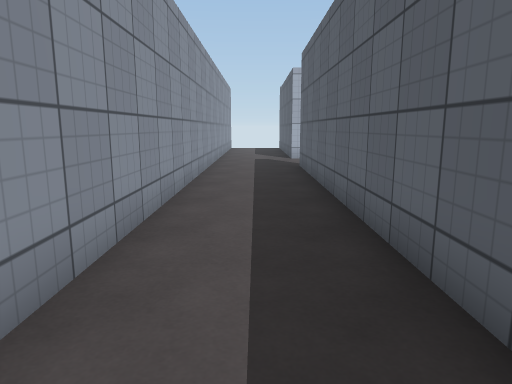
View 1 (above)

21 first-person views from a walk through a Unity game level. The camera is 1.3 m above the floor, tilts 10° down and sees 70° across. The floor is counted in squares, 1 m on a side. Each view is taken from the middle of a square. On the plan, view 1 faces up. The plan holds only what a view shows up to about 15 squares ahead; the rest is blank. The place goes on beyond the plan. The player character is not drawn. Surface patterns are stand-ins for the level's own textures.

View 2
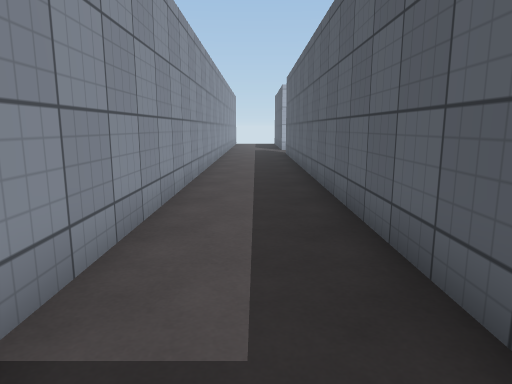

View 3
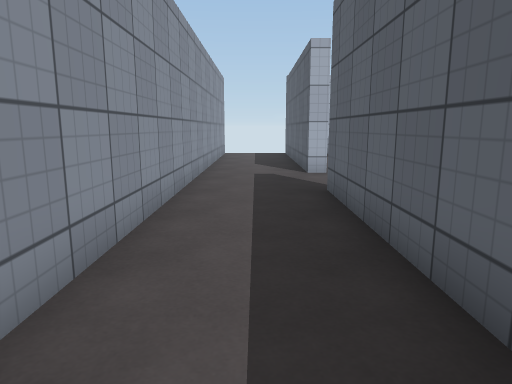

View 4
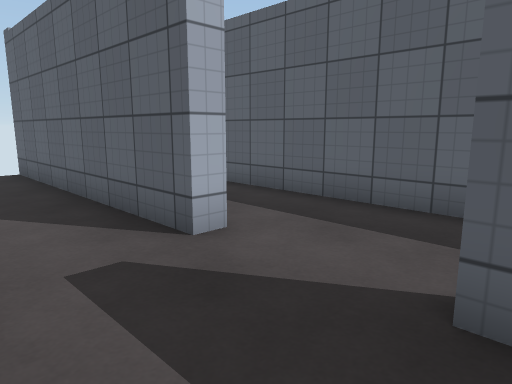

View 5
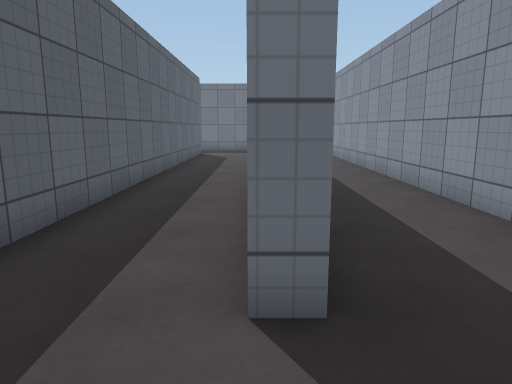

View 6
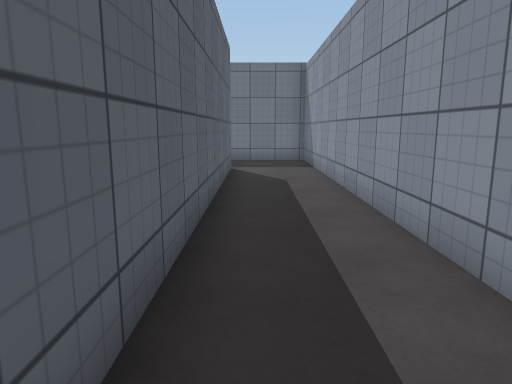

View 7
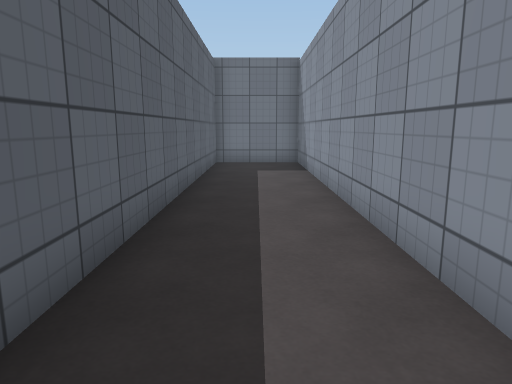

View 8
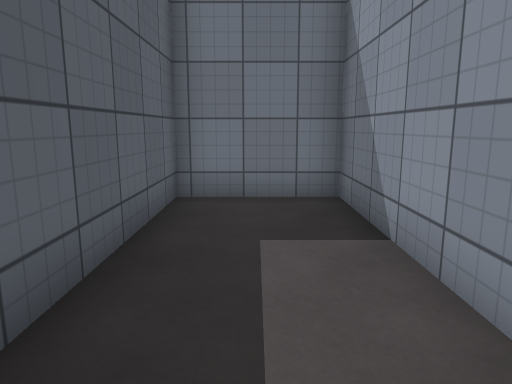

View 9
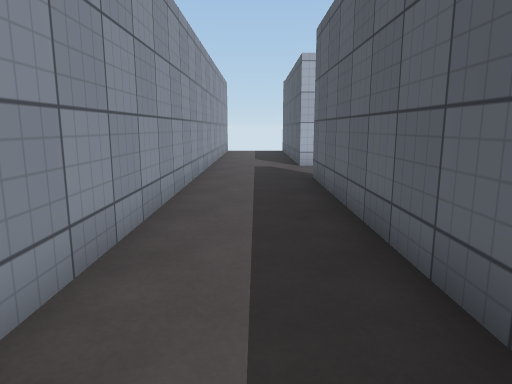

View 10
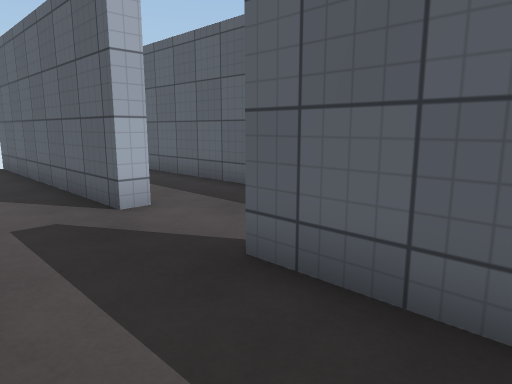

View 11
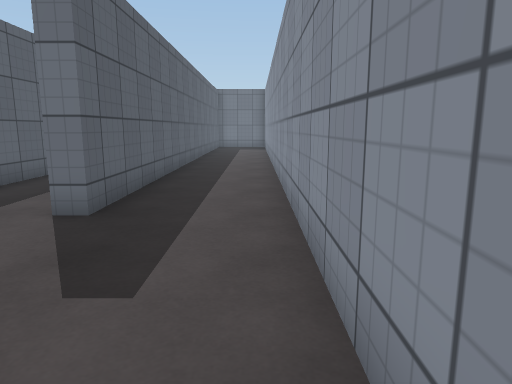

View 12
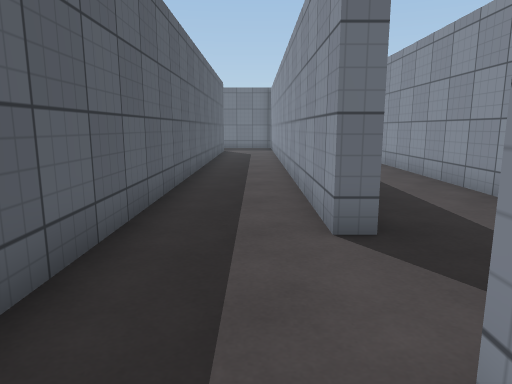

View 13
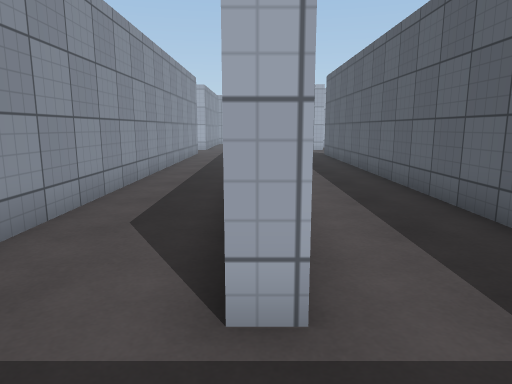

View 14
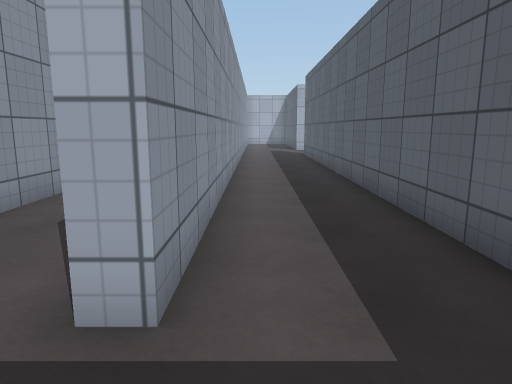

View 15
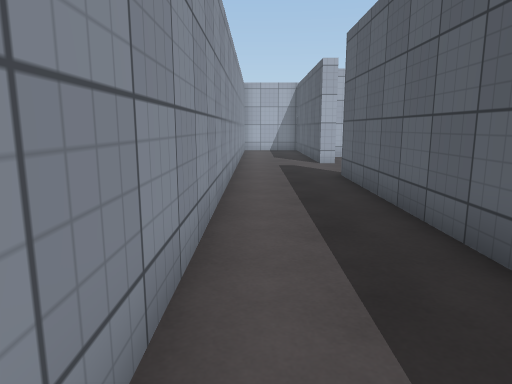

View 16
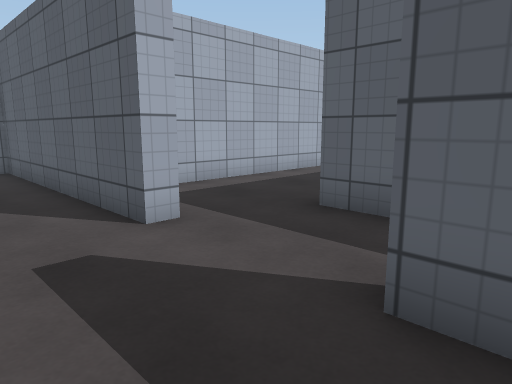

View 17
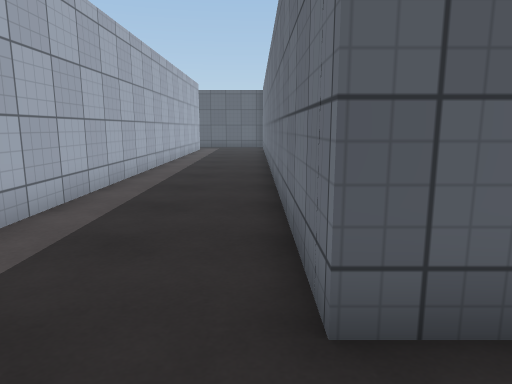

View 18
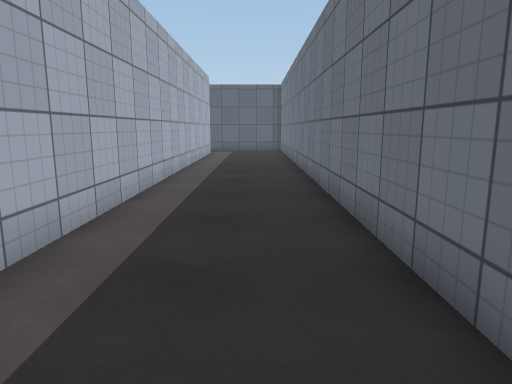

View 19
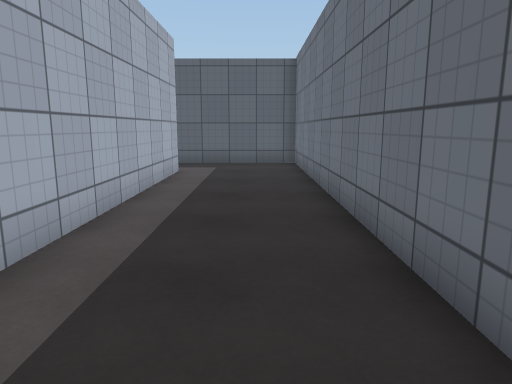

View 20
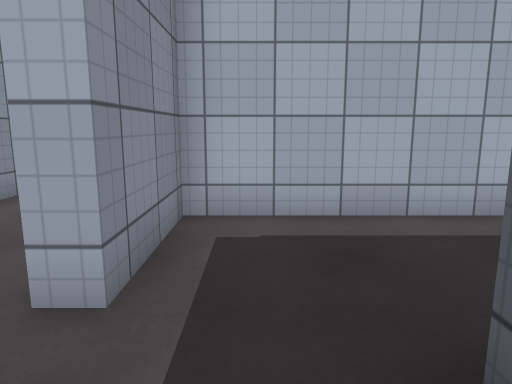

View 21
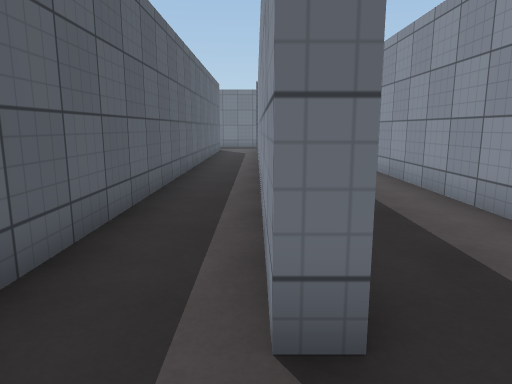

### Floor plan
Points are (right, up) in squares from view 1. A wall is a line through its corners. A room is listed if a view was taken in it or the views show most of it. See-through windows are left out.
Room 1 (views 1, 2, 3, 4, 5, 6, 7, 8, 9, 10, 11, 12, 13, 14, 15, 16, 17, 18, 19, 20, 21)
walls: (11.1, 13.2) (11.1, 14.5) (33.6, 14.5) (33.6, 18.5); (5.3, 16.5) (5.3, -3.8) (4.8, -3.8) (4.8, 18.5); (2.1, 15.5) (1.5, 15.5) (1.5, 18.5); (11.1, -1.2) (11.1, 11.2); (8.4, -2.9) (8.4, 12.1) (8.9, 12.1) (8.9, 5.5); (-1.6, 18.5) (-1.6, -6.9) (1.5, -6.9) (1.5, 12.7) (2.1, 12.7) (2.1, -6.9) (5, -6.9); (31.1, 18.3) (8.9, 18.3) (8.9, 15.5) (8.4, 15.5) (8.4, 18.5)

Positions as (right, up) in squares from view 1, and headings:
1: (0, 0), facing up
2: (0, -6), facing up
3: (0, 5), facing up
4: (-1, 12), facing up-right
5: (2, 15), facing down
6: (4, 8), facing down
7: (0, 7), facing down
8: (0, 0), facing down
9: (0, 3), facing up
10: (-1, 10), facing up-right
11: (-1, 18), facing down
12: (3, 17), facing down
13: (5, -6), facing up
14: (6, -6), facing up
15: (6, 2), facing up
16: (6, 11), facing up-right
17: (9, 15), facing right
18: (12, 16), facing right
19: (20, 16), facing right
20: (10, 13), facing up
21: (9, 14), facing down
